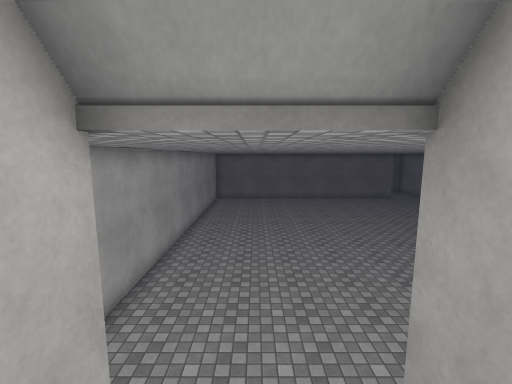
[1] (above)

16 first-person views from a walk through a 3-D level made in the Unity game engine. The camera is 1.5 m above the floor, tilts 8° down and sees 90° across. Doors are open. The floor is counted in squares, 1 m on a side. Each view is taken from the middle of a square. On the plan, view 1 faces up. The plan holds only what a view shows up to about 13 squares ahead; the rest is blank. The place goes on beyond the plan. The player character is not drawn. Surface patterns are stand-ins for the level's own textures.

[2]
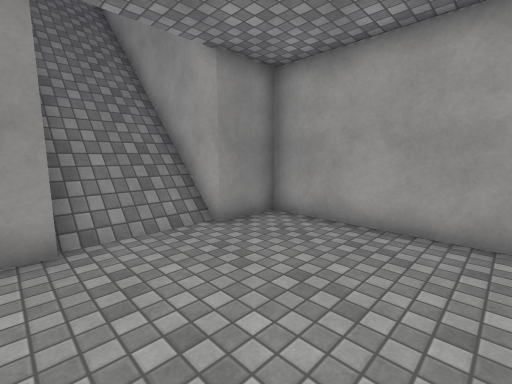

[3]
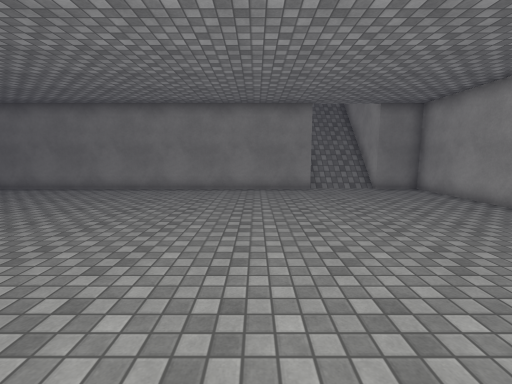

[4]
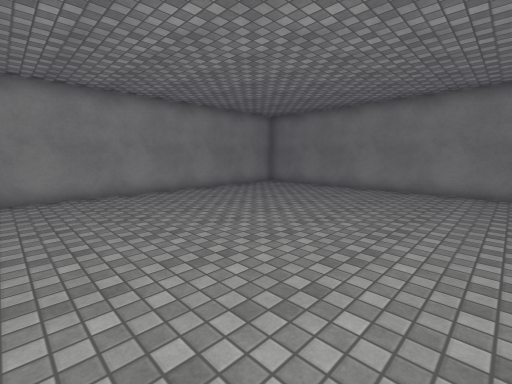

[5]
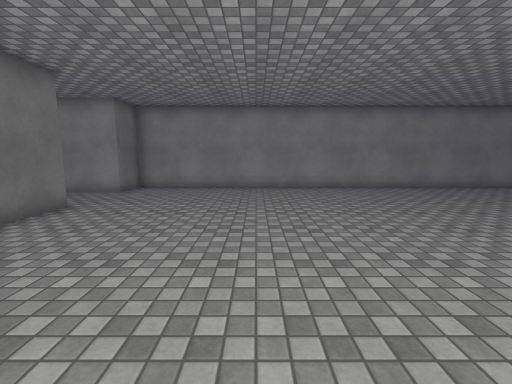

[6]
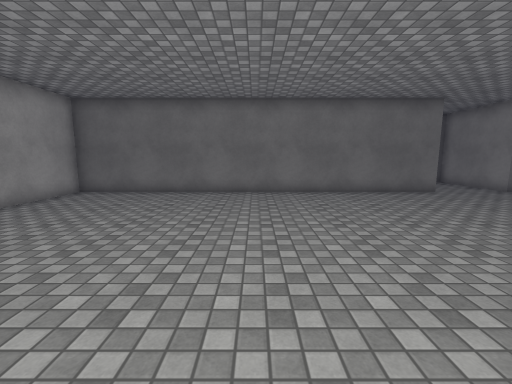

[7]
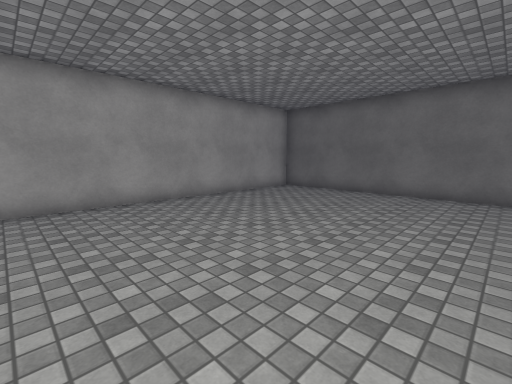

[8]
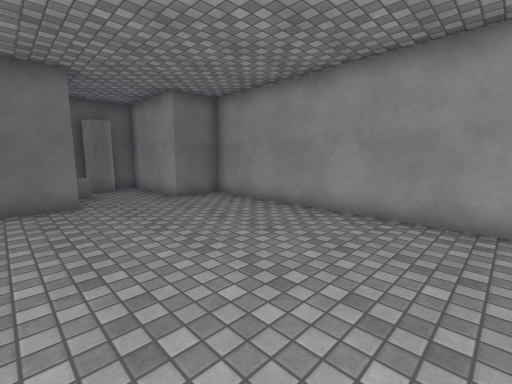

[9]
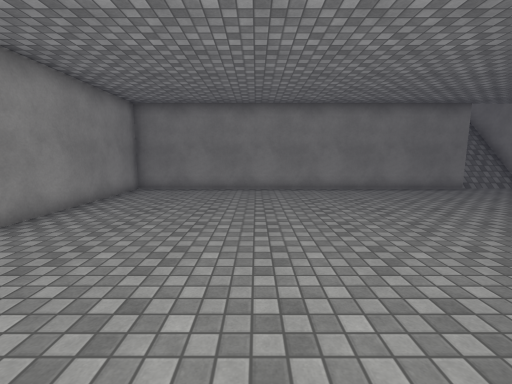

[10]
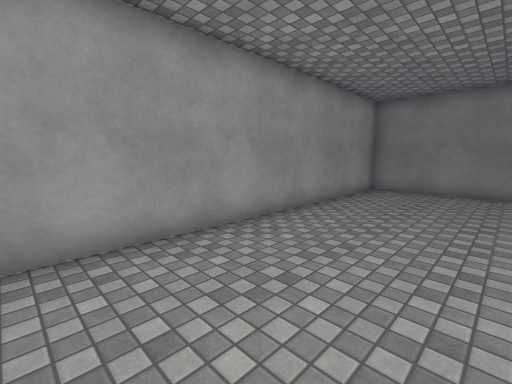

[11]
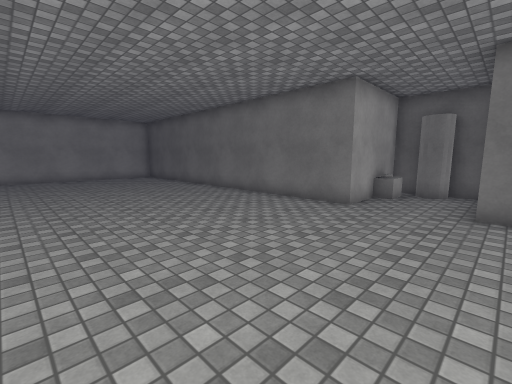

[12]
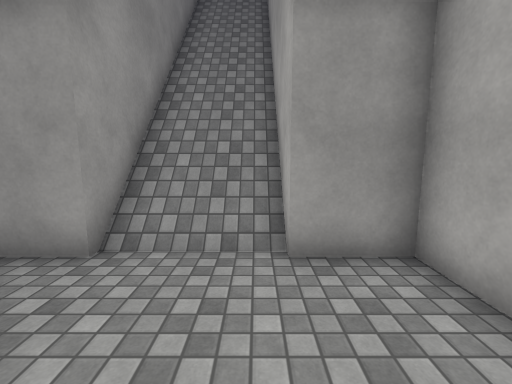

[13]
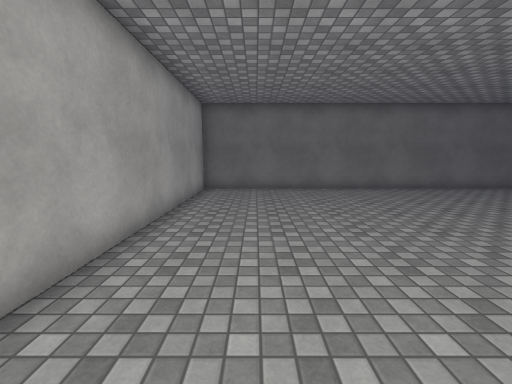

[14]
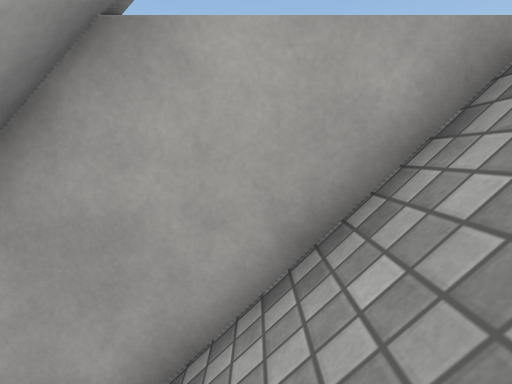

[15]
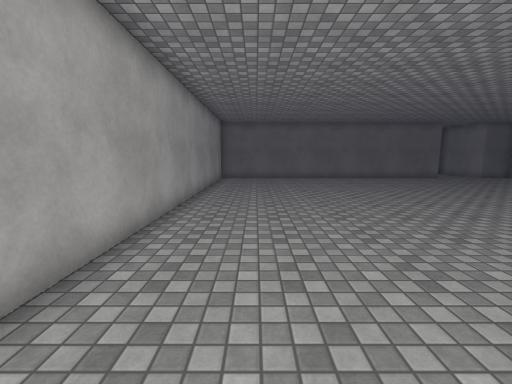

[16]
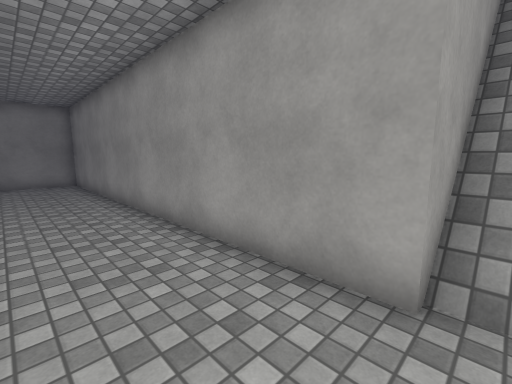

### Floor plan
Key: @ floor where view 1 was taken; # wall or solid block; . floor; / step, stairs or slope; D open door; = window, fence, low wall or low ledge; O other object.
Columns run from 4 left of view 1 to 17 right of it. Each row starts with its distance up from view 1.
 26                #####
 25                ##O.#
 24                #O..#
 23                #O..#
 22 ################...###
 21 #....................#
 20 #....................#
 19 #....................#
 18 #....................#
 17 #....................#
 16 #....................#
 15 #....................#
 14 #....................#
 13 #....................#
 12 #....................#
 11 #....................#
 10 #....................#
  9 #....................#
  8 #....................#
  7 #....................#
  6 #....................#
  5 #....................#
  4 #....................#
  3 #....................#
  2 ###DDD################
  1   #///#
  0   #/@/#
 -1   #///#
 -2   #///#
 -3   #///#
 -4   #///#
 -5    ///#
 -6    ///#
 -7      /=

Positions as (right, up) in squares from view 1, and headings:
1: (0, 0), facing up
2: (2, 7), facing down-left
3: (4, 14), facing down
4: (6, 14), facing down-right
5: (4, 16), facing right
6: (4, 11), facing up
7: (5, 11), facing up-left
8: (10, 13), facing up-right
9: (11, 14), facing down
10: (12, 14), facing down-right
11: (15, 14), facing up-left
12: (-1, 6), facing down
13: (-1, 10), facing up
14: (-1, -5), facing right
15: (-1, 4), facing up
16: (1, 5), facing down-right
